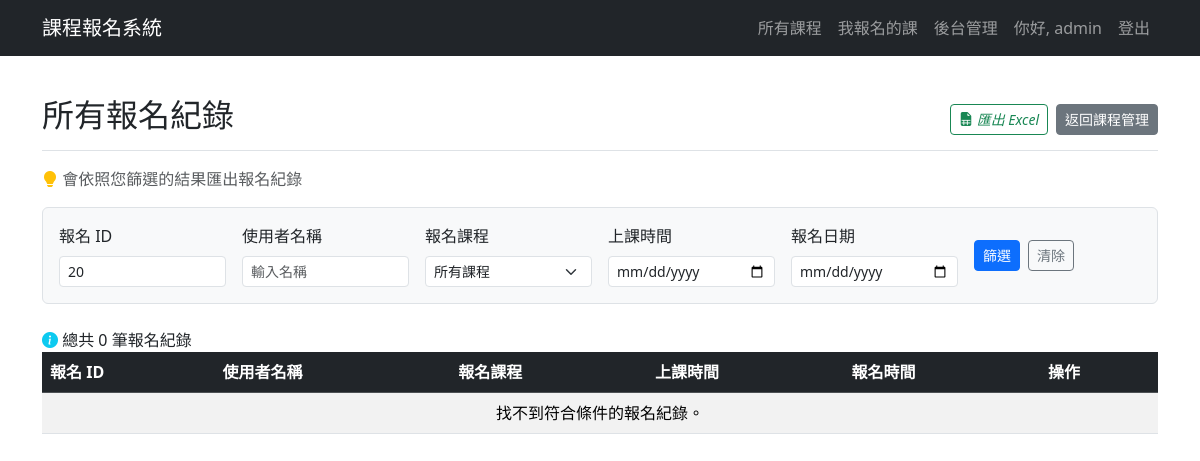
The page /admin/all_registrations?registration_id=20 (signed in) on the database as committed earlier.
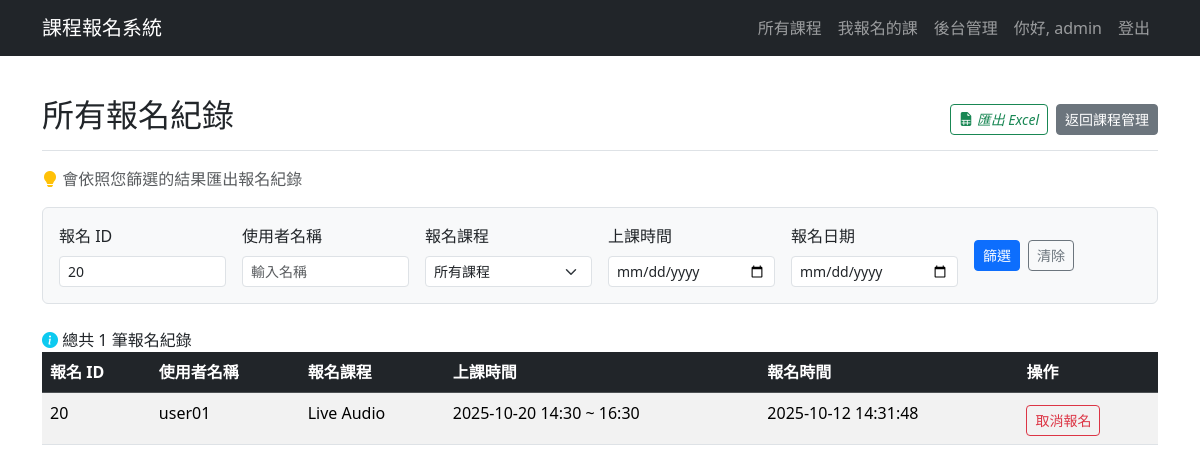
The same page on the database as committed later.
### app.py (models this page shows, shortened)
class User(UserMixin, db.Model):
    id = db.Column(db.Integer, primary_key=True) # 使用者ID 唯一值
    username = db.Column(db.String(80), unique=True, nullable=False)
    password_hash = db.Column(db.String(200), nullable=False) # 儲存雜湊後的密碼
    is_admin = db.Column(db.Boolean, default=False) # 是否為管理者
    __table_args__ = {'extend_existing': True} # 避免重複定義表格錯誤

class Registration(db.Model):
    __tablename__ = 'registration'
    id = db.Column(db.Integer, primary_key=True)
    user_id = db.Column(db.Integer, db.ForeignKey('user.id'), nullable=False)
    time_slot_id = db.Column(db.Integer, db.ForeignKey('time_slot.id'), nullable=False) # 報名的梯次
    registration_time = db.Column(db.DateTime, default=datetime.utcnow) # 儲存的是 UTC 時間
    __table_args__ = {'extend_existing': True}
    user = db.relationship('User', backref=db.backref('registrations', lazy=True))
    time_slot = db.relationship('TimeSlot', backref=db.backref('registrations', lazy='dynamic', cascade="all, delete-orphan", single_parent=True)) # 一個梯次有多個報名紀錄
    def local_registration_time(self):
        return self.registration_time + timedelta(hours=8)

class Course(db.Model):
    __tablename__ = 'course' # 建議明確指定表名
    id = db.Column(db.Integer, primary_key=True)
    name = db.Column(db.String(120), nullable=False)
    description = db.Column(db.Text, nullable=False) # 課程描述
    speaker_info = db.Column(db.String(200)) # 講者資訊
    has_time_slots = db.Column(db.Boolean, default=False, nullable=False) # 是否有梯次
    status = db.Column(db.String(20), default='尚未開放') # 課程狀態：尚未開放、報名中、報名截止
    registration_start_time = db.Column(db.DateTime, nullable=False) # 報名開始時間
    registration_end_time = db.Column(db.DateTime, nullable=False) # 報名截止時間
    allow_user_to_choose_time = db.Column(db.Boolean, default=False, nullable=False) # 是否允許使用者自選時間
    duration_hours = db.Column(db.Float, nullable=True, default=1) # 新增：上課時數欄位
    user_choice_start_date = db.Column(db.Date, nullable=True) # 自選時間的可選起始日
    user_choice_end_date = db.Column(db.Date, nullable=True) # 自選時間的可選結束日
    user_choice_start_time_of_day = db.Column(db.Time, nullable=True) # 自選時間的每日可選起始時間
    user_choice_end_time_of_day = db.Column(db.Time, nullable=True) # 自選時間的每日可選結束時間
    __table_args__ = {'extend_existing': True} # 避免重複定義表格錯誤
    files = db.relationship('CourseFile', backref='course', lazy=True, cascade="all, delete-orphan") # 課程有多個檔案，刪除課程時也刪除相關檔案
    time_slots = db.relationship('TimeSlot', backref='course', lazy=True, cascade="all, delete-orphan") # 課程有多個梯次，刪除課程時也刪除相關梯次

class TimeSlot(db.Model):
    __tablename__ = 'time_slot'
    id = db.Column(db.Integer, primary_key=True)
    slot_start_time = db.Column(db.DateTime, nullable=False)
    slot_end_time = db.Column(db.DateTime, nullable=False)
    capacity = db.Column(db.Integer, nullable=False, default=999) # 梯次名額
    booked_count = db.Column(db.Integer, default=0) # 已報名人數
    course_id = db.Column(db.Integer, db.ForeignKey('course.id'), nullable=False) # 課程ID 外鍵，參考 Course 表
    __table_args__ = {'extend_existing': True} # 避免重複定義表格錯誤

### app.py (the view, shortened to what this page needs)
@app.route('/admin/all_registrations')
@login_required
@admin_required
def all_registrations():
    query = Registration.query.join(TimeSlot).join(User)
    reg_id_str = request.args.get('registration_id')
    if reg_id_str:
        try:
            query = query.filter(Registration.id == int(reg_id_str))
        except ValueError:
            flash('報名 ID 必須是數字', 'warning')
    username = request.args.get('username')
    if username:
        query = query.filter(User.username.ilike(f"%{username}%"))
    course_id_str = request.args.get('course_id')
    if course_id_str:
        try:
            query = query.filter(TimeSlot.course_id == int(course_id_str))
        except ValueError:
            flash('課程 ID 格式不正確', 'warning')
    slot_date_str = request.args.get('slot_date')
    if slot_date_str:
        try:
            slot_date = datetime.strptime(slot_date_str, '%Y-%m-%d').date()
            query = query.filter(func.date(TimeSlot.slot_start_time) == slot_date)
        except ValueError:
            flash('梯次日期格式不正確', 'warning')
    reg_date_str = request.args.get('registration_date')
    all_courses = Course.query.order_by(Course.name).all()
    all_regs = query.order_by(Registration.id.desc()).all()
    return render_template(
        'admin_all_registrations.html',
        registrations=all_regs,
        all_courses=all_courses,
        request=request
    )

### app.py (called while the page is built)
@login_manager.user_loader
def load_user(user_id): # 透過 user_id 載入使用者
    return User.query.get(int(user_id)) # 從資料庫取得使用者資料

def admin_required(f):
    @wraps(f)
    def decorated_function(*args, **kwargs):
        if not current_user.is_authenticated or not current_user.is_admin:
            flash('您沒有權限。', 'danger')
            return redirect(url_for('index'))
        return f(*args, **kwargs)
    return decorated_function

### templates/admin_all_registrations.html (shortened to what this page needs)
{% extends "layout.html" %}
{% block content %}
<div class="d-flex justify-content-between flex-wrap flex-md-nowrap align-items-center pt-3 pb-2 mb-3 border-bottom">
    <h1 class="h2">所有報名紀錄</h1>
    <div class="btn-toolbar mb-2 mb-md-0">
        <a id="export-excel-btn" href="{{ url_for('export_registrations_to_excel', **request.args) }}" class="btn btn-sm btn-outline-success me-2" title="匯出 Excel">
            <i class="bi bi-file-earmark-spreadsheet-fill "> 匯出 Excel</i>
        </a>
        <a href="{{ url_for('admin_dashboard') }}" class="btn btn-sm btn-secondary">返回課程管理</a>
    </div>
</div>
<p class="text-muted"><i class="bi bi-lightbulb-fill text-warning"></i> 會依照您篩選的結果匯出報名紀錄</p>
<form method="GET" action="{{ url_for('all_registrations') }}" class="mb-4 p-3 border rounded bg-light">
    <div class="row g-3 align-items-center">
        <div class="col-md-2">
            <label for="registration_id" class="form-label">報名 ID</label>
            <input type="number" class="form-control form-control-sm" id="registration_id" name="registration_id" placeholder="輸入 ID" value="{{ request.args.get('registration_id', '') }}">
        </div>
        <div class="col-md-2">
            <label for="username" class="form-label">使用者名稱</label>
            <input type="text" class="form-control form-control-sm" id="username" name="username" placeholder="輸入名稱" value="{{ request.args.get('username', '') }}">
        </div>
        <div class="col-md-2">
            <label for="course_id" class="form-label">報名課程</label>
            <select id="course_id" name="course_id" class="form-select form-select-sm">
                <option value="">所有課程</option>
            </select>
        </div>
        <div class="col-md-2">
            <label for="slot_date" class="form-label">上課時間</label>
            <input type="date" class="form-control form-control-sm" id="slot_date" name="slot_date" value="{{ request.args.get('slot_date', '') }}">
        </div>
        <div class="col-md-2">
            <label for="registration_date" class="form-label">報名日期</label>
            <input type="date" class="form-control form-control-sm" id="registration_date" name="registration_date" value="{{ request.args.get('registration_date', '') }}">
        </div>
        <div class="col-md-2 d-flex align-items-end">
            <button type="submit" class="btn btn-primary btn-sm me-2">篩選</button>
            <a href="{{ url_for('all_registrations') }}" class="btn btn-outline-secondary btn-sm">清除</a>
        </div>
    </div>
</form>
<i class=" bi bi-info-circle-fill text-info"></i> 總共 {{ registrations|length }} 筆報名紀錄
<div class="table-responsive">
    <table class="table table-striped table-hover">
        <thead class="table-dark">
            <tr>
                <th>報名 ID</th>
                <th>使用者名稱</th>
                <th>報名課程</th>
                <th>上課時間</th>
                <th>報名時間</th>
                <th>操作</th>
            </tr>
        </thead>
        <tbody>
            {% if registrations %}
                {% for reg in registrations %}
                <tr>
                    <td>{{ reg.id }}</td>
                    <td>{{ reg.user.username }}</td>
                    <td>{{ reg.time_slot.course.name }}</td>
                    <td>{{ reg.time_slot.slot_start_time.strftime('%Y-%m-%d %H:%M') }} ~ {{ reg.time_slot.slot_end_time.strftime('%H:%M') }}</td>
                    <td>{{ reg.local_registration_time().strftime('%Y-%m-%d %H:%M:%S') }}</td>
                    <td>
                        <form action="{{ url_for('admin_cancel_registration', registration_id=reg.id) }}" method="POST" onsubmit="return confirm('確定要取消這位使用者的報名嗎？');" style="display: inline;">
                            <button type="submit" class="btn btn-outline-danger btn-sm mt-1 ">取消報名</button>
                        </form>
                    </td>
                </tr>
                {% endfor %}
            {% else %}
                <tr>
                    <td colspan="6" class="text-center">找不到符合條件的報名紀錄。</td>
                </tr>
            {% endif %}
        </tbody>
    </table>
</div>
{% endblock %}

### templates/layout.html (shortened to what this page needs)
<!doctype html>
<html lang="zh-Hant">
<head>
    <link href="https://cdn.jsdelivr.net/npm/bootstrap@5.3.3/dist/css/bootstrap.min.css" rel="stylesheet">
    <link rel="stylesheet" href="https://cdn.jsdelivr.net/npm/bootstrap-icons@1.11.3/font/bootstrap-icons.min.css">
    <link rel="stylesheet" href="{{ url_for('static', filename='css/style.css') }}">
</head>
<body class="{% block body_class %}{% endblock %}">
    <nav class="navbar navbar-expand-lg {% block navbar_classes %}navbar-dark bg-dark{% endblock %}">
        <div class="container">
            <a class="navbar-brand" href="{{ url_for('index') }}">課程報名系統</a>
            <div class="collapse navbar-collapse" id="navbarNav">
                <ul class="navbar-nav ms-auto">
                    <li class="nav-item">
                        <a class="nav-link" href="{{ url_for('index') }}">所有課程</a>
                    </li>
                    {% if current_user.is_authenticated %}
                        <li class="nav-item">
                            <a class="nav-link" href="{{ url_for('my_courses') }}">我報名的課</a>
                        </li>
                        {% if current_user.is_admin %}
                        <li class="nav-item">
                            <a class="nav-link" href="{{ url_for('admin_dashboard') }}">後台管理</a>
                        </li>
                        {% endif %}
                        <li class="nav-item">
                            <a class="nav-link" href="#">你好, {{ current_user.username }}</a>
                        </li>
                        <li class="nav-item">
                            <a class="nav-link" href="{{ url_for('logout') }}">登出</a>
                        </li>
                    {% else %}
                        <li class="nav-item">
                            <a class="nav-link" href="{{ url_for('login') }}">登入/註冊</a>
                        </li>
                    {% endif %}
                </ul>
            </div>
        </div>
    </nav>
    <main class="container mt-4">
        {% block content %}{% endblock %}
    </main>
</body>
</html>

Rows that differ between the two databases and show on the page:
added Registration: id "20", user.username "user01", time_slot.course.name "Live Audio", time_slot.slot_start_time "2025-10-20 14:30", time_slot.slot_end_time "16:30", local_registration_time "2025-10-12 14:31:48"
Other text that changed with them:
{{ registrations|length }}: "0" → "1"
text no longer shown: "找不到符合條件的報名紀錄。"
